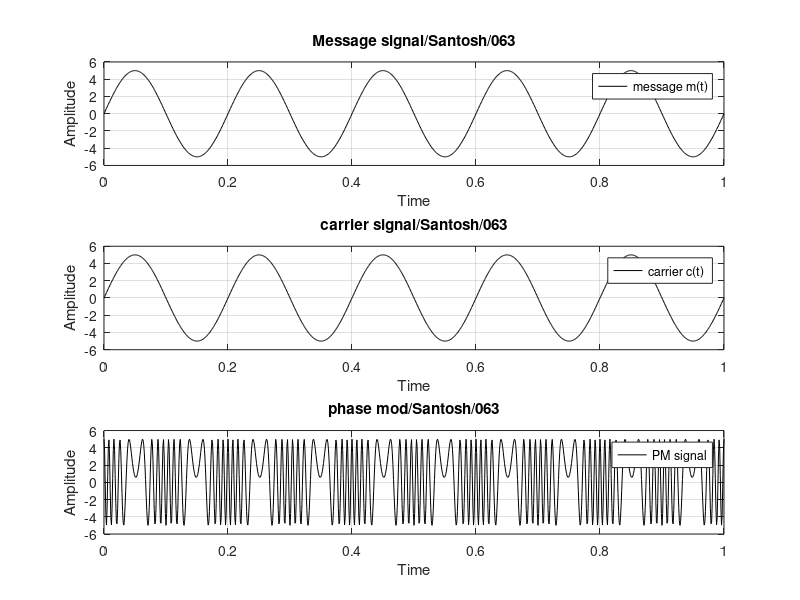

MATLAB code for this plot:
% Draw message signal ,carrier signal and Phase modulaion

clc;
close all;
clear all;
t=0:0.001:1;
vm=input('enter message amplitude ');
vc=input('enter carrier amplitude ');
fm=input('enter message frequency ');
fc=input('enter carrier frequency ' );
m=input('enter sensitivity factor ');
msg=vm*sin(2*pi*fm*t);
subplot(311);
plot(t,msg,'black');
xlabel('Time');
ylabel('Amplitude');
title('Message signal/Santosh/063');
legend('message m(t)');
grid on;

carrier=vc*sin(2*pi*fc*t);
subplot(312);
plot(t,carrier,'black');
xlabel('Time');
ylabel('Amplitude');
title('carrier signal/Santosh/063');
legend('carrier c(t)');
grid on;

y=vc*cos((2*pi*fc*t)+m*msg);
subplot(313);
plot(t,y,'black');
xlabel('Time');
ylabel('Amplitude')
title('phase mod/Santosh/063');
legend('PM signal');
grid on;

